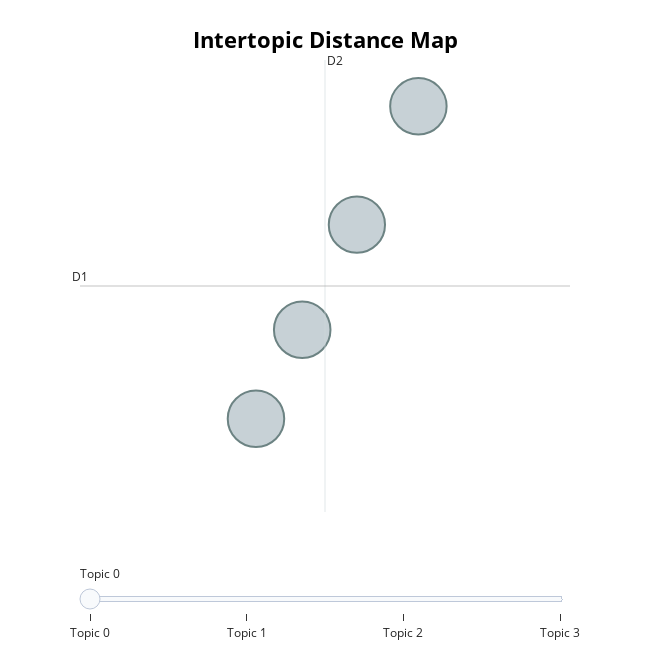

The notebook cell saved with this chart:
### Code cell
topic_model.visualize_topics()

### Figure 1 — Plotly figure (JSON) as saved in the notebook; plotly's stock layout.template omitted (floating-point values rounded to 4 significant figures)
{"data": [{"customdata": [[0, "card | credit | charge | account | one", 24107], [1, "account | bank | check | money | fund", 24044], [2, "mortgage | loan | payment | home | modification", 24012], [3, "debt | collection | credit | report | company", 23837]], "hovertemplate": "<b>Topic %{customdata[0]}</b><br>%{customdata[1]}<br>Size: %{customdata[2]}", "legendgroup": "", "marker": {"color": "#B0BEC5", "line": {"color": "DarkSlateGrey", "width": 2}, "size": [24107, 24044, 24012, 23837], "sizemode": "area", "sizeref": 15.07, "symbol": "circle"}, "mode": "markers", "name": "", "orientation": "v", "showlegend": false, "type": "scatter", "x": [-10.52, -10.95, -9.435, -10.01], "xaxis": "x", "y": [-2.566, -2.996, -1.49, -2.06], "yaxis": "y"}], "layout": {"annotations": [{"showarrow": false, "text": "D1", "x": -12.59, "y": -2.356, "yshift": 10}, {"showarrow": false, "text": "D2", "x": -10.31, "xshift": 10, "y": -1.266}], "height": 650, "hoverlabel": {"bgcolor": "white", "font": {"family": "Rockwell", "size": 16}}, "legend": {"itemsizing": "constant", "tracegroupgap": 0}, "margin": {"t": 60}, "shapes": [{"line": {"color": "#CFD8DC", "width": 2}, "type": "line", "x0": -10.31, "x1": -10.31, "y0": -3.445, "y1": -1.266}, {"line": {"color": "#9E9E9E", "width": 2}, "type": "line", "x0": -12.59, "x1": -8.02, "y0": -2.356, "y1": -2.356}], "sliders": [{"active": 0, "pad": {"t": 50}, "steps": [{"args": [{"marker.color": [["red", "#B0BEC5", "#B0BEC5", "#B0BEC5"]]}], "label": "Topic 0", "method": "update"}, {"args": [{"marker.color": [["#B0BEC5", "red", "#B0BEC5", "#B0BEC5"]]}], "label": "Topic 1", "method": "update"}, {"args": [{"marker.color": [["#B0BEC5", "#B0BEC5", "red", "#B0BEC5"]]}], "label": "Topic 2", "method": "update"}, {"args": [{"marker.color": [["#B0BEC5", "#B0BEC5", "#B0BEC5", "red"]]}], "label": "Topic 3", "method": "update"}]}], "title": {"font": {"color": "Black", "size": 22}, "text": "<b>Intertopic Distance Map</b>", "x": 0.5, "xanchor": "center", "y": 0.95, "yanchor": "top"}, "width": 650, "xaxis": {"anchor": "y", "domain": [0, 1], "range": [-12.59, -8.02], "title": {"text": ""}, "visible": false}, "yaxis": {"anchor": "x", "domain": [0, 1], "range": [-3.445, -1.266], "title": {"text": ""}, "visible": false}}}
